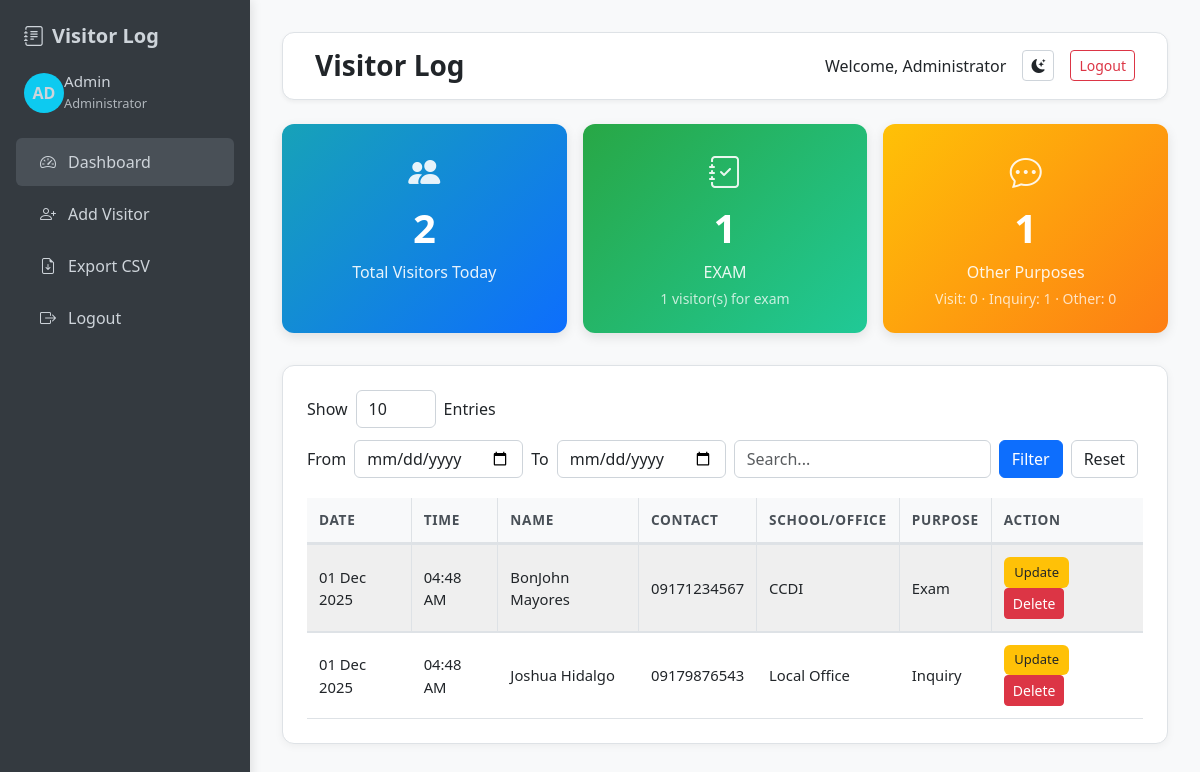
/dashboard.php (signed in), run on the app's committed database.
### tables this page shows
CREATE TABLE IF NOT EXISTS visitors (
  id INT AUTO_INCREMENT PRIMARY KEY,
  visitor_name VARCHAR(255) NOT NULL,
  visit_date DATE NOT NULL,
  visit_time TIME NOT NULL,
  address VARCHAR(255),
  contact VARCHAR(50),
  school_office VARCHAR(255),
  purpose ENUM('Inquiry', 'Exam', 'Visit', 'Other') DEFAULT 'Inquiry',
  created_by INT,
  created_at TIMESTAMP DEFAULT CURRENT_TIMESTAMP,
  FOREIGN KEY (created_by) REFERENCES users(id) ON DELETE
  SET NULL
);

### functions.php (called while the page is built, shortened)
<?php
function fetch_visitors($filters = []){
    $db = db_connect();
    $sql = 'SELECT v.*, u.fullname as created_by_name FROM visitors v LEFT JOIN users u ON v.created_by = u.id';
    $conds = [];
    $params = [];
    $sql .= ' ORDER BY v.visit_date DESC, v.visit_time DESC';
    $stmt = $db->prepare($sql);
    $stmt->execute();
    $res = $stmt->get_result();
    $rows = $res->fetch_all(MYSQLI_ASSOC);
    return $rows;
}
function stats_today(){
    $db = db_connect();
    $today = date('Y-m-d');
    $stmt = $db->prepare("SELECT
        COUNT(*) as total,
        SUM(purpose = 'Exam') as exam_count,
        SUM(purpose = 'Inquiry') as inquiry_count,
        SUM(purpose = 'Visit') as visit_count,
        SUM(purpose = 'Other') as other_count
        FROM visitors WHERE visit_date = ?");
    $stmt->bind_param('s', $today);
    $stmt->execute();
    $res = $stmt->get_result();
    $stats = $res->fetch_assoc();
    return $stats;
}
?>

### dashboard.php (the view, shortened to what this page needs)
<?php
require_once 'functions.php';
$filters = [];
$visitors = fetch_visitors($filters);
$stats = stats_today();
?>
<!DOCTYPE html>
<html lang="en">
<head>
    <link href="https://cdn.jsdelivr.net/npm/bootstrap@5.3.2/dist/css/bootstrap.min.css" rel="stylesheet" />
    <link href="https://cdn.jsdelivr.net/npm/bootstrap-icons@1.11.0/font/bootstrap-icons.css" rel="stylesheet" />
</head>
<body>
    <div class="sidebar">
        <div class="sidebar-header">
            <h4><i class="bi bi-journal-text"></i> <span>Visitor Log</span></h4>
        </div>
        <div class="user-profile">
            <div class="user-avatar">AD</div>
            <div class="user-info">
                <h6>Admin</h6>
                <small><?php echo htmlspecialchars($_SESSION['user_name']); ?></small>
            </div>
        </div>
        <nav>
            <a class="nav-link active" href="dashboard.php"><i class="bi bi-speedometer2"></i>
                <span>Dashboard</span></a>
            <a class="nav-link" href="add_visitor.php"><i class="bi bi-person-plus"></i> <span>Add Visitor</span></a>
            <a class="nav-link" href="export.php"><i class="bi bi-file-earmark-arrow-down"></i> <span>Export
                    CSV</span></a>
            <a class="nav-link" href="logout.php"><i class="bi bi-box-arrow-right"></i> <span>Logout</span></a>
        </nav>
    </div>
    <div class="main-content">
        <div class="top-bar">
            <h3>Visitor Log</h3>
            <div class="user-info">
                <span>Welcome, <?php echo htmlspecialchars($_SESSION['user_name']); ?></span>
                <button id="theme-toggle" class="btn btn-outline-secondary btn-sm">
                    <i class="bi bi-moon-stars-fill"></i>
                </button>
                <a href="logout.php" class="btn btn-outline-danger btn-sm">Logout</a>
            </div>
        </div>
        <div class="stat-cards">
            <div class="stat-card" style="background: linear-gradient(135deg, #17a2b8, #0d6efd);">
                <i class="bi bi-people-fill icon"></i>
                <h3><?php echo intval($stats['total'] ?? 0); ?></h3>
                <p>Total Visitors Today</p>
            </div>
            <div class="stat-card" style="background: linear-gradient(135deg, #28a745, #20c997);">
                <i class="bi bi-journal-check icon"></i>
                <h3><?php echo intval($stats['exam_count'] ?? 0); ?></h3>
                <p>EXAM</p>
                <small class="d-block mt-1 opacity-75"><?php echo intval($stats['exam_count'] ?? 0); ?> visitor(s) for
                    exam</small>
            </div>
            <div class="stat-card" style="background: linear-gradient(135deg, #ffc107, #fd7e14);">
                <i class="bi bi-chat-dots icon"></i>
                <h3><?php
                    $other = (intval($stats['visit_count'] ?? 0) + intval($stats['inquiry_count'] ?? 0) + intval($stats['other_count'] ?? 0));
                    echo $other;
                ?></h3>
                <p>Other Purposes</p>
                <small class="d-block mt-1 opacity-75">
                    Visit: <?php echo intval($stats['visit_count'] ?? 0); ?> ·
                    Inquiry: <?php echo intval($stats['inquiry_count'] ?? 0); ?> ·
                    Other: <?php echo intval($stats['other_count'] ?? 0); ?>
                </small>
            </div>
        </div>
        <div class="table-card">
            <form class="filter-bar" method="get" id="filterForm">
                <div class="entries-select">
                    <label>Show</label>
                    <select class="form-select" name="limit" onchange="this.form.submit()">
                        <option value="10" <?php echo ($_GET['limit'] ?? '10') == '10' ? 'selected' : ''; ?>>10</option>
                    </select>
                    <span>Entries</span>
                </div>
                <div class="filter-group">
                    <label>From</label>
                    <input type="date" name="from" value="<?php echo htmlspecialchars($_GET['from'] ?? ''); ?>"
                        class="form-control" onchange="this.form.submit()">
                    <label>To</label>
                    <input type="date" name="to" value="<?php echo htmlspecialchars($_GET['to'] ?? ''); ?>"
                        class="form-control" onchange="this.form.submit()">
                    <input type="text" name="q" placeholder="Search..."
                        value="<?php echo htmlspecialchars($_GET['q'] ?? ''); ?>" class="form-control">
                    <button type="submit" class="btn btn-primary">Filter</button>
                    <a href="dashboard.php" class="btn btn-outline-secondary">Reset</a>
                </div>
            </form>
            <div class="table-responsive">
                <table class="table table-sm table-striped table-hover align-middle">
                    <thead>
                        <tr>
                            <th>Date</th>
                            <th>Time</th>
                            <th>Name</th>
                            <th>Contact</th>
                            <th>School/Office</th>
                            <th>Purpose</th>
                            <th>Action</th>
                        </tr>
                    </thead>
                    <tbody>
                        <?php foreach($visitors as $v): ?>
                        <tr>
                            <td><?php echo date('d M Y', strtotime($v['visit_date'])); ?></td>
                            <td><?php echo date('h:i A', strtotime($v['visit_time'])); ?></td>
                            <td><?php echo htmlspecialchars($v['visitor_name']); ?></td>
                            <td><?php echo htmlspecialchars($v['contact']); ?></td>
                            <td><?php echo htmlspecialchars($v['school_office']); ?></td>
                            <td><?php echo htmlspecialchars($v['purpose']); ?></td>
                            <td>
                                <a href="update_visitor.php?id=<?php echo $v['id']; ?>"
                                    class="btn btn-update btn-sm me-1">Update</a>
                                <form method="post" class="d-inline" onsubmit="return confirm('Delete this record?');">
                                    <button type="submit" class="btn btn-danger btn-sm">Delete</button>
                                </form>
                            </td>
                        </tr>
                        <?php endforeach; ?>
                    </tbody>
                </table>
            </div>
        </div>
    </div>
</body>
</html>

### data on the page
visitors: visit_date "01 Dec 2025", visit_time "04:48 AM", visitor_name "BonJohn Mayores", contact "09171234567", school_office "CCDI", purpose "Exam"
visitors: visit_date "01 Dec 2025", visit_time "04:48 AM", visitor_name "Joshua Hidalgo", contact "09179876543", school_office "Local Office", purpose "Inquiry"

### other printed values
$_SESSION['user_name'] "Administrator"
$stats['total'] "2"
$stats['exam_count'] "1"
$other "1"
$stats['visit_count'] "0"
$stats['inquiry_count'] "1"
$stats['other_count'] "0"
